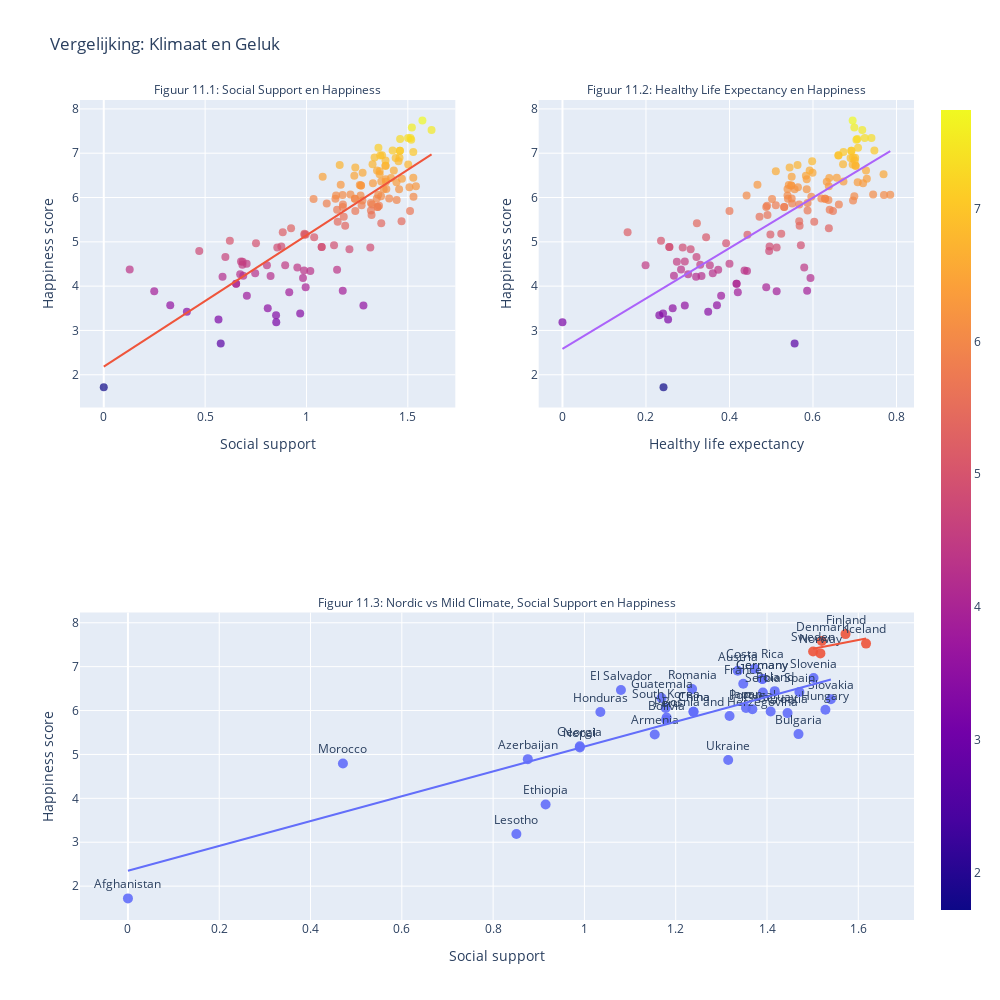

Notebook cell for this chart:
### Markdown cell above
In het World Happiness Report (2025) dataset scoren Scandinavische landen (Noorwegen, Zweden, Finland, Denemarken, IJsland) hoog op geluk ondanks hun strenge winters. In Figuren 11.1 en 11.2 is te zien dat Social support en Healthy life expectancy sterk samenhangen met de Ladder score.

### Code cell
# Definieer Nordic en gemiddeld warme landen
nordics = ['Sweden', 'Norway', 'Finland', 'Denmark', 'Iceland']
avg_temp_df = df123[(df123['temperature_celsius'] >= 16) & (df123['temperature_celsius'] <= 23)]
avg_temp_countries = avg_temp_df['country'].unique()

# Voeg Highlight-kolom toe voor categorisering
def climate_category(row):
    if row['country'] in nordics:
        return 'Nordic'
    elif row['country'] in avg_temp_countries:
        return 'Mild Climate'
    else:
        return 'Other'

df123['Highlight'] = df123.apply(climate_category, axis=1)

# Eerste plot: alle landen, viridis kleuren op basis van social support
scatter_all = px.scatter(
    df123,
    x='Social support',
    y='Ladder score',
    color='Ladder score',                  # Viridis op happiness
    color_continuous_scale='viridis',
    trendline='ols',                        
    title='Correlatie: Social Support vs Happiness (alle landen)',
    hover_name='country'
)

scatter_all.update_traces(marker=dict(size=8, opacity=0.7), textposition='top center')

# Tweede plot: alle landen, viridis kleuren op basis van Healthy life expectancy
scatter_health = px.scatter(
    df123,
    x='Healthy life expectancy',
    y='Ladder score',
    color='Ladder score',
    color_continuous_scale='viridis',
    trendline='ols',
    title='Healthy Life Expectancy vs Happiness',
    hover_name='country'
)
scatter_health.update_traces(marker=dict(size=8, opacity=0.7), textposition='top center')

# Derde plot: enkel Nordic vs Mild Climate landen
scan_vs_mild = px.scatter(
    df123[df123['Highlight'].isin(['Nordic', 'Mild Climate'])],
    x='Social support',
    y='Ladder score',
    color='Highlight',
    color_continuous_scale='viridis',
    trendline='ols',
    text='country',
    title='Nordic vs Mild Climate landen: Social Support vs Happiness',
    hover_name='country'
)

scan_vs_mild.update_traces(marker=dict(size=10, opacity=0.9), textposition='top center')

# Combineer in subplots
final_fig = make_subplots(
    rows=2,
    cols=2,
    column_widths=[0.5, 0.5],
    row_heights=[0.5, 0.5],
    specs=[
        [{}, {}],                      # hier zijn twee afzonderlijke plots
        [{"colspan": 2}, None]        # zodat rij 2 een brede plot over twee kolommen
    ],
    subplot_titles=(
        "Figuur 11.1: Social Support en Happiness",
        "Figuur 11.2: Healthy Life Expectancy en Happiness",
        "Figuur 11.3: Nordic vs Mild Climate, Social Support en Happiness"
    )
)

# Voeg data toe
for trace in scatter_all.data:
    final_fig.add_trace(trace, row=1, col=1)
for trace in scatter_health.data:
    final_fig.add_trace(trace, row=1, col=2)
for trace in scan_vs_mild.data:
    final_fig.add_trace(trace, row=2, col=1)

# Layout, font en labels
final_fig.update_layout(
    height=1000,
    width=1000,
    title_text="Vergelijking: Klimaat en Geluk",
    showlegend=False
)

for annotation in final_fig['layout']['annotations']:
    annotation['font'] = dict(size=12)

final_fig.update_xaxes(title_text="Social support", row=1, col=1)
final_fig.update_xaxes(title_text="Social support", row=2, col=1)
final_fig.update_xaxes(title_text="Healthy life expectancy", row=1, col=2)
final_fig.update_yaxes(title_text="Happiness score", row=1, col=2)
final_fig.update_yaxes(title_text="Happiness score", row=1, col=1)
final_fig.update_yaxes(title_text="Happiness score", row=2, col=1)

# Toon figuur
final_fig.show()

### Figure 1 — Plotly figure (JSON) as saved in the notebook; plotly's stock layout.template omitted (floating-point values rounded to 4 significant figures; data arrays with more than 128 entries replaced by an {"elided": "..."} marker saying what was removed)
{"data": [{"hovertemplate": "<b>%{hovertext}</b><br><br>Social support=%{x}<br>Ladder score=%{marker.color}<extra></extra>", "hovertext": {"elided": "217 str values"}, "legendgroup": "", "marker": {"color": {"elided": "217 float values"}, "coloraxis": "coloraxis", "opacity": 0.7, "size": 8, "symbol": "circle"}, "mode": "markers", "name": "", "orientation": "v", "showlegend": false, "textposition": "top center", "type": "scatter", "x": {"elided": "217 float values"}, "xaxis": "x", "y": {"elided": "217 float values"}, "yaxis": "y"}, {"hovertemplate": "<b>OLS trendline</b><br>Ladder score = 2.96208 * Social support + 2.18271<br>R<sup>2</sup>=0.684833<br><br>Social support=%{x}<br>Ladder score=%{y} <b>(trend)</b><extra></extra>", "legendgroup": "", "marker": {"opacity": 0.7, "size": 8, "symbol": "circle"}, "mode": "lines", "name": "", "showlegend": false, "textposition": "top center", "type": "scatter", "x": {"elided": "134 float values"}, "xaxis": "x", "y": {"elided": "134 float values"}, "yaxis": "y"}, {"hovertemplate": "<b>%{hovertext}</b><br><br>Healthy life expectancy=%{x}<br>Ladder score=%{marker.color}<extra></extra>", "hovertext": {"elided": "217 str values"}, "legendgroup": "", "marker": {"color": {"elided": "217 float values"}, "coloraxis": "coloraxis", "opacity": 0.7, "size": 8, "symbol": "circle"}, "mode": "markers", "name": "", "orientation": "v", "showlegend": false, "textposition": "top center", "type": "scatter", "x": {"elided": "217 float values"}, "xaxis": "x2", "y": {"elided": "217 float values"}, "yaxis": "y2"}, {"hovertemplate": "<b>OLS trendline</b><br>Ladder score = 5.68553 * Healthy life expectancy + 2.58441<br>R<sup>2</sup>=0.601291<br><br>Healthy life expectancy=%{x}<br>Ladder score=%{y} <b>(trend)</b><extra></extra>", "legendgroup": "", "marker": {"opacity": 0.7, "size": 8, "symbol": "circle"}, "mode": "lines", "name": "", "showlegend": false, "textposition": "top center", "type": "scatter", "x": {"elided": "134 float values"}, "xaxis": "x2", "y": {"elided": "134 float values"}, "yaxis": "y2"}, {"hovertemplate": "<b>%{hovertext}</b><br><br>Highlight=Mild Climate<br>Social support=%{x}<br>Ladder score=%{y}<br>country=%{text}<extra></extra>", "hovertext": ["Afghanistan", "Armenia", "Austria", "Azerbaijan", "Bolivia", "Bosnia and Herzegovina", "Bulgaria", "Bélgica", "China", "China", "Costa Rica", "Croatia", "Czech Republic", "El Salvador", "Eritrea", "Ethiopia", "France", "Georgia", "Germany", "Germany", "Guatemala", "Honduras", "Hungary", "Japan", "Kyrghyzstan", "Lesotho", "Letonia", "Monaco", "Morocco", "Nepal", "North Korea", "Paraguay", "Peru", "Poland", "Portugal", "Romania", "San Marino", "Serbia", "Slovakia", "Slovenia", "South Korea", "Spain", "Tonga", "Ukraine"], "legendgroup": "Mild Climate", "marker": {"color": "#636efa", "opacity": 0.9, "size": 10, "symbol": "circle"}, "mode": "markers+text", "name": "Mild Climate", "orientation": "v", "showlegend": true, "text": ["Afghanistan", "Armenia", "Austria", "Azerbaijan", "Bolivia", "Bosnia and Herzegovina", "Bulgaria", "Bélgica", "China", "China", "Costa Rica", "Croatia", "Czech Republic", "El Salvador", "Eritrea", "Ethiopia", "France", "Georgia", "Germany", "Germany", "Guatemala", "Honduras", "Hungary", "Japan", "Kyrghyzstan", "Lesotho", "Letonia", "Monaco", "Morocco", "Nepal", "North Korea", "Paraguay", "Peru", "Poland", "Portugal", "Romania", "San Marino", "Serbia", "Slovakia", "Slovenia", "South Korea", "Spain", "Tonga", "Ukraine"], "textposition": "top center", "type": "scatter", "x": [0, 1.154, 1.336, 0.876, 1.179, 1.318, 1.469, null, 1.239, 1.239, 1.373, 1.445, null, 1.08, null, 0.915, 1.348, 0.99, 1.39, 1.39, 1.169, 1.035, 1.528, 1.354, null, 0.851, null, null, 0.471, 0.99, null, 1.408, 1.18, 1.417, 1.368, 1.236, null, 1.391, 1.54, 1.502, 1.178, 1.471, null, 1.315], "xaxis": "x3", "y": [1.721, 5.455, 6.905, 4.893, 5.784, 5.877, 5.463, null, 5.973, 5.973, 6.955, 5.942, null, 6.469, null, 3.861, 6.609, 5.185, 6.719, 6.719, 6.287, 5.968, 6.017, 6.06, null, 3.186, null, null, 4.795, 5.158, null, 5.977, 5.841, 6.442, 6.03, 6.491, null, 6.411, 6.257, 6.743, 6.058, 6.421, null, 4.873], "yaxis": "y3"}, {"hovertemplate": "<b>OLS trendline</b><br>Ladder score = 2.82955 * Social support + 2.35047<br>R<sup>2</sup>=0.664467<br><br>Highlight=Mild Climate<br>Social support=%{x}<br>Ladder score=%{y} <b>(trend)</b><extra></extra>", "legendgroup": "Mild Climate", "marker": {"color": "#636efa", "opacity": 0.9, "size": 10, "symbol": "circle"}, "mode": "lines", "name": "Mild Climate", "showlegend": false, "textposition": "top center", "type": "scatter", "x": [0, 0.471, 0.851, 0.876, 0.915, 0.99, 0.99, 1.035, 1.08, 1.154, 1.169, 1.178, 1.179, 1.18, 1.236, 1.239, 1.239, 1.315, 1.318, 1.336, 1.348, 1.354, 1.368, 1.373, 1.39, 1.39, 1.391, 1.408, 1.417, 1.445, 1.469, 1.471, 1.502, 1.528, 1.54], "xaxis": "x3", "y": [2.35, 3.683, 4.758, 4.829, 4.94, 5.152, 5.152, 5.279, 5.406, 5.616, 5.658, 5.684, 5.687, 5.689, 5.848, 5.856, 5.856, 6.071, 6.08, 6.131, 6.165, 6.182, 6.221, 6.235, 6.284, 6.284, 6.286, 6.334, 6.36, 6.439, 6.507, 6.513, 6.6, 6.674, 6.708], "yaxis": "y3"}, {"hovertemplate": "<b>%{hovertext}</b><br><br>Highlight=Nordic<br>Social support=%{x}<br>Ladder score=%{y}<br>country=%{text}<extra></extra>", "hovertext": ["Denmark", "Finland", "Iceland", "Norway", "Sweden"], "legendgroup": "Nordic", "marker": {"color": "#EF553B", "opacity": 0.9, "size": 10, "symbol": "circle"}, "mode": "markers+text", "name": "Nordic", "orientation": "v", "showlegend": true, "text": ["Denmark", "Finland", "Iceland", "Norway", "Sweden"], "textposition": "top center", "type": "scatter", "x": [1.52, 1.572, 1.617, 1.517, 1.501], "xaxis": "x3", "y": [7.583, 7.741, 7.525, 7.302, 7.344], "yaxis": "y3"}, {"hovertemplate": "<b>OLS trendline</b><br>Ladder score = 2.01378 * Social support + 4.3869<br>R<sup>2</sup>=0.290722<br><br>Highlight=Nordic<br>Social support=%{x}<br>Ladder score=%{y} <b>(trend)</b><extra></extra>", "legendgroup": "Nordic", "marker": {"color": "#EF553B", "opacity": 0.9, "size": 10, "symbol": "circle"}, "mode": "lines", "name": "Nordic", "showlegend": false, "textposition": "top center", "type": "scatter", "x": [1.501, 1.517, 1.52, 1.572, 1.617], "xaxis": "x3", "y": [7.41, 7.442, 7.448, 7.553, 7.643], "yaxis": "y3"}], "layout": {"annotations": [{"font": {"size": 12}, "showarrow": false, "text": "Figuur 11.1: Social Support en Happiness", "x": 0.225, "xanchor": "center", "xref": "paper", "y": 1, "yanchor": "bottom", "yref": "paper"}, {"font": {"size": 12}, "showarrow": false, "text": "Figuur 11.2: Healthy Life Expectancy en Happiness", "x": 0.775, "xanchor": "center", "xref": "paper", "y": 1, "yanchor": "bottom", "yref": "paper"}, {"font": {"size": 12}, "showarrow": false, "text": "Figuur 11.3: Nordic vs Mild Climate, Social Support en Happiness", "x": 0.5, "xanchor": "center", "xref": "paper", "y": 0.375, "yanchor": "bottom", "yref": "paper"}], "height": 1000, "showlegend": false, "title": {"text": "Vergelijking: Klimaat en Geluk"}, "width": 1000, "xaxis": {"anchor": "y", "autorange": true, "domain": [0, 0.45], "range": [-0.1173, 1.734], "title": {"text": "Social support"}, "type": "linear"}, "xaxis2": {"anchor": "y2", "autorange": true, "domain": [0.55, 1], "range": [-0.05695, 0.8419], "title": {"text": "Healthy life expectancy"}, "type": "linear"}, "xaxis3": {"anchor": "y3", "autorange": true, "domain": [0, 1], "range": [-0.1051, 1.722], "title": {"text": "Social support"}, "type": "linear"}, "yaxis": {"anchor": "x", "autorange": true, "domain": [0.625, 1], "range": [1.261, 8.201], "title": {"text": "Happiness score"}, "type": "linear"}, "yaxis2": {"anchor": "x2", "autorange": true, "domain": [0.625, 1], "range": [1.261, 8.201], "title": {"text": "Happiness score"}, "type": "linear"}, "yaxis3": {"anchor": "x3", "autorange": true, "domain": [0, 0.375], "range": [1.228, 8.234], "title": {"text": "Happiness score"}, "type": "linear"}}}
